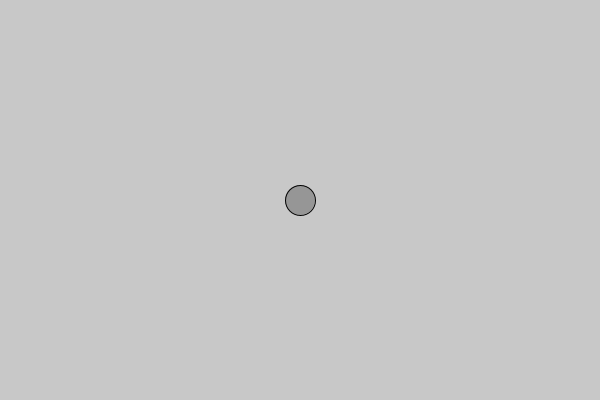
Frame 1 (no input)
Frame 60 (the mouse pressed at the canvas centre just before this capture): identical to frame 1, image omitted
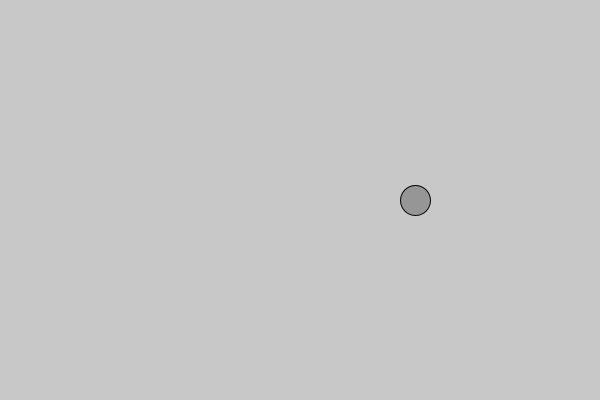
Frame 120 (the mouse held since frame 60 and released just before this capture)

The Processing sketch that drew these frames (run headless with seeded random() and noise(); from frame 60 on, the mouse is pressed at the canvas centre):

// Processing sketch: III_2_Adding_Friction
// ── III_2_Adding_Friction.pde
Mover m;

void setup() {
  size(600, 400);
  m = new Mover();
}

void draw() {
  background(200);
  
  PVector gravity = new PVector(0, 1);
  PVector normal = gravity.copy();
  gravity.mult(m.mass);
  m.applyForce(gravity);
  
  normal = normal.mult(-1);
  m.applyForce(gravity.mult(-1));
  
  if(mousePressed) {
    PVector wind = new PVector(0.5, 0);
    m.applyForce(wind);
  }
  
  PVector friction = m.vel.get();
  friction.normalize();
  float c = -0.1;
  friction.limit(c*normal.mag());
  m.applyForce(friction);
  
  m.update();
  m.edges();
  m.display();

}
// ── Mover.pde
class Mover {
  PVector pos;
  PVector vel;
  PVector acc;
  float mass;
  
  Mover() {
    pos = new PVector(width/2, height/2);
    vel = new PVector(0, 0);
    acc = new PVector(0, 0);
    mass = 1;
  }
  
  void applyForce(PVector force) {
    PVector f = PVector.div(force, mass);
    acc.add(f);
  }
  
  void update() {
    vel.add(acc);
    pos.add(vel);
    acc.mult(0);
  }
  
  void edges() {
    if(pos.x > width || pos.x < 0) vel.x = -vel.x;
    if(pos.y > height || pos.y < 0) vel.y = -vel.y;
  }
  
  void display() {
    fill(150);
    stroke(2);
    ellipse(pos.x, pos.y, mass*30, mass*30);
  }
}
